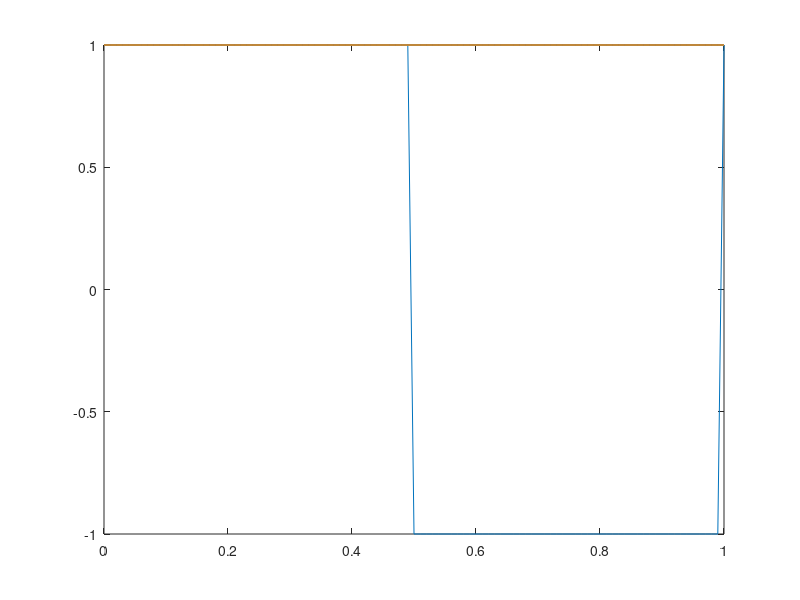

Here is the MATLAB script that generated this plot:
positive_duration = 0.5;
%generate very efficient square wave
t = 0 : 0.01 : 1; %time
v = ones(length(t));
v(t-floor(t)>=positive_duration) = -1;
plot(t,v);